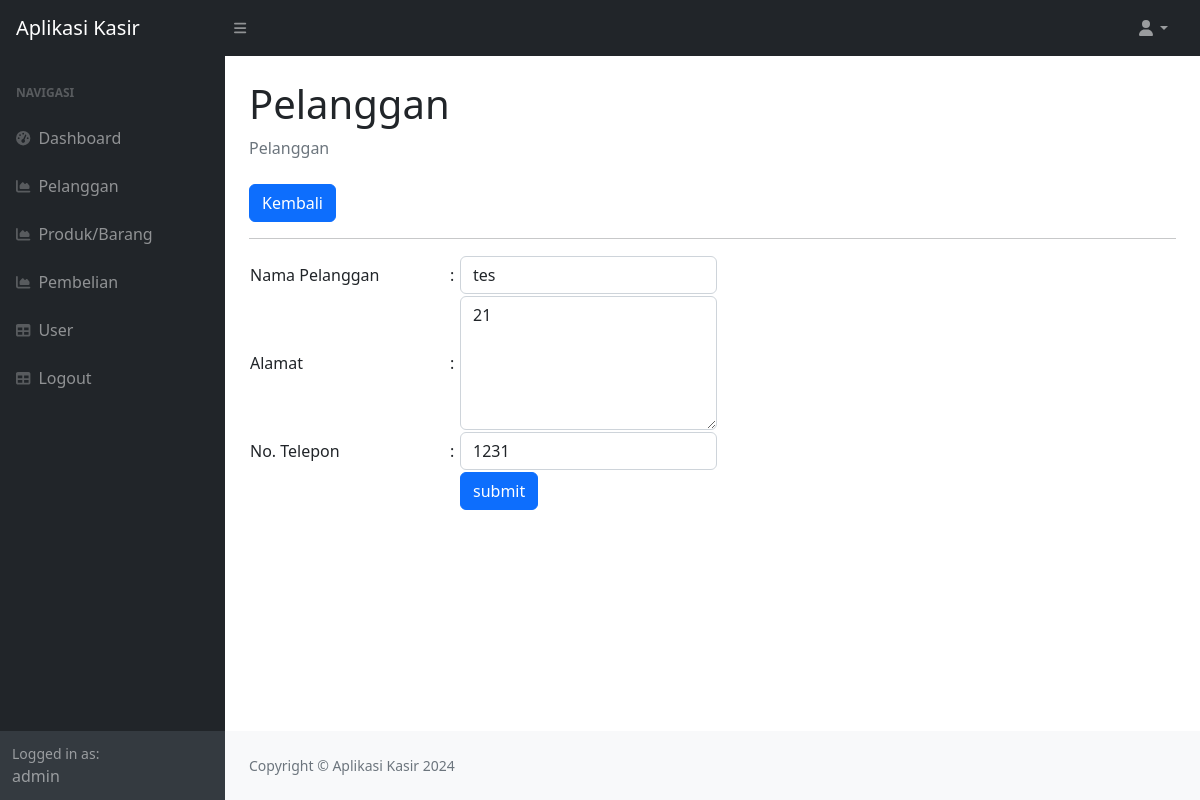
Page /?page=pelanggan_ubah&&id=23 (signed in) on the earlier database version.
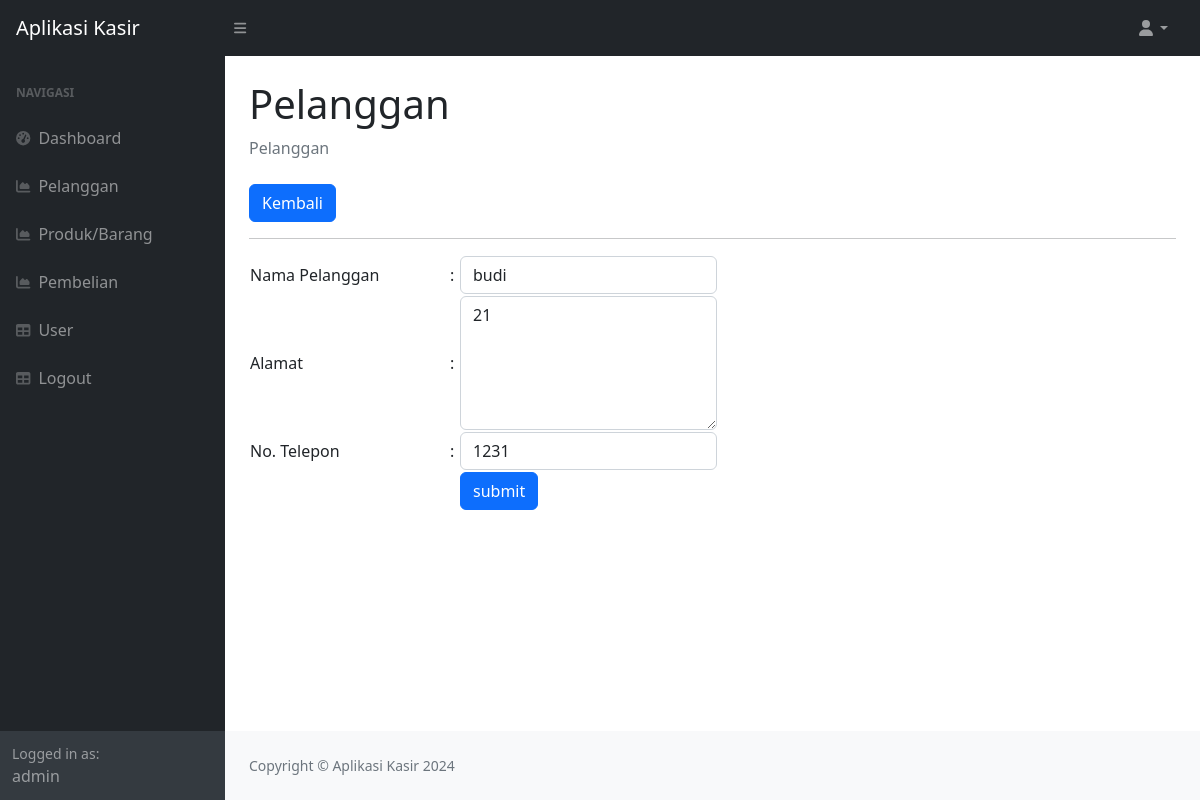
Same page on the later database version.
### tables this page shows
CREATE TABLE `pelanggan` (
  `id_pelanggan` int(11) NOT NULL,
  `nama_pelanggan` varchar(255) DEFAULT NULL,
  `alamat` text DEFAULT NULL,
  `no_telepon` int(15) DEFAULT NULL
);

### pelanggan_ubah.php (the view, shortened to what this page needs)
<?php
$id = $_GET['id'];
$query = mysqli_query($koneksi, "SELECT * FROM pelanggan WHERE id_pelanggan = '$id'");
$data = mysqli_fetch_array($query);
?>
<div class="container-fluid px-4">
    <h1 class="mt-4">Pelanggan</h1>
    <ol class="breadcrumb mb-4">
        <li class="breadcrumb-item active">Pelanggan</li>
    </ol>
    <a href="?page=pelanggan" class="btn btn-primary">Kembali</a>
    <hr>
    <form method="post">
        <table>
            <tr>
                <td width="200">Nama Pelanggan</td>
                <td width="1">:</td>
                <td><input class="form-control" value="<?php echo $data['nama_pelanggan']; ?>" type="text"
                        name="nama_pelanggan"></td>
            </tr>
            <tr>
                <td width="200">Alamat</td>
                <td width="10">:</td>
                <td><textarea name="alamat" rows="5" class="form-control"><?php echo $data['alamat']; ?></textarea></td>
            </tr>
            <tr>
                <td>No. Telepon</td>
                <td>:</td>
                <td><input class="form-control" type="number" step="0" value="<?php echo $data['no_telepon']; ?>"
                        name="no_telepon"></td>
            </tr>
            <tr>
                <td></td>
                <td></td>
                <td>
                    <button type="submit" class="btn btn-primary">submit</button>
                </td>
            </tr>
        </table>
    </form>
    </div>

Differences in the rows shown:
changed pelanggan: nama_pelanggan "tes" → "budi"
